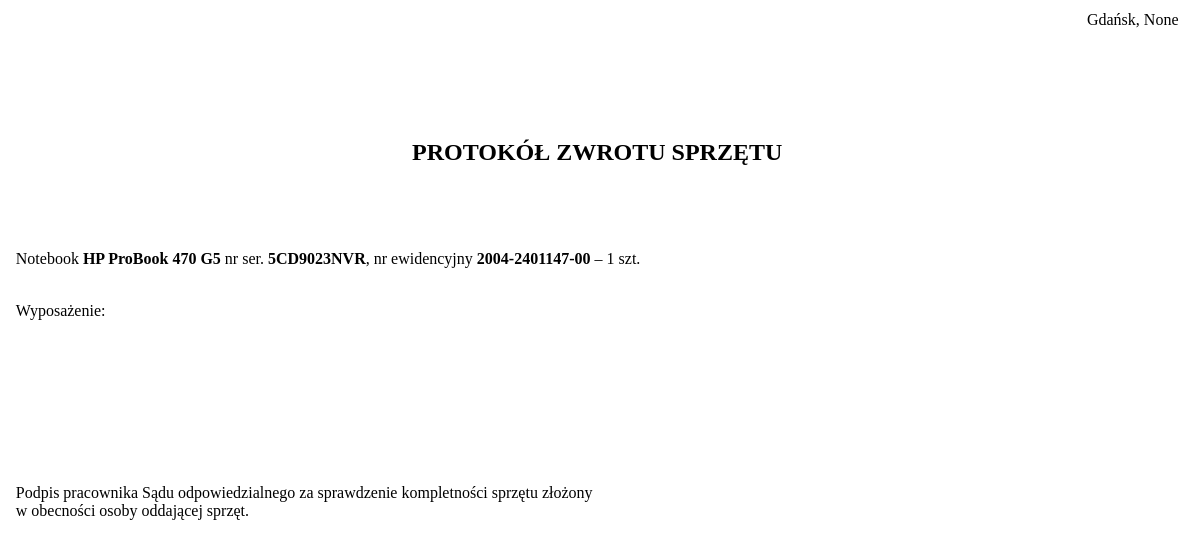
Page /zwrot/11 on the earlier database version.
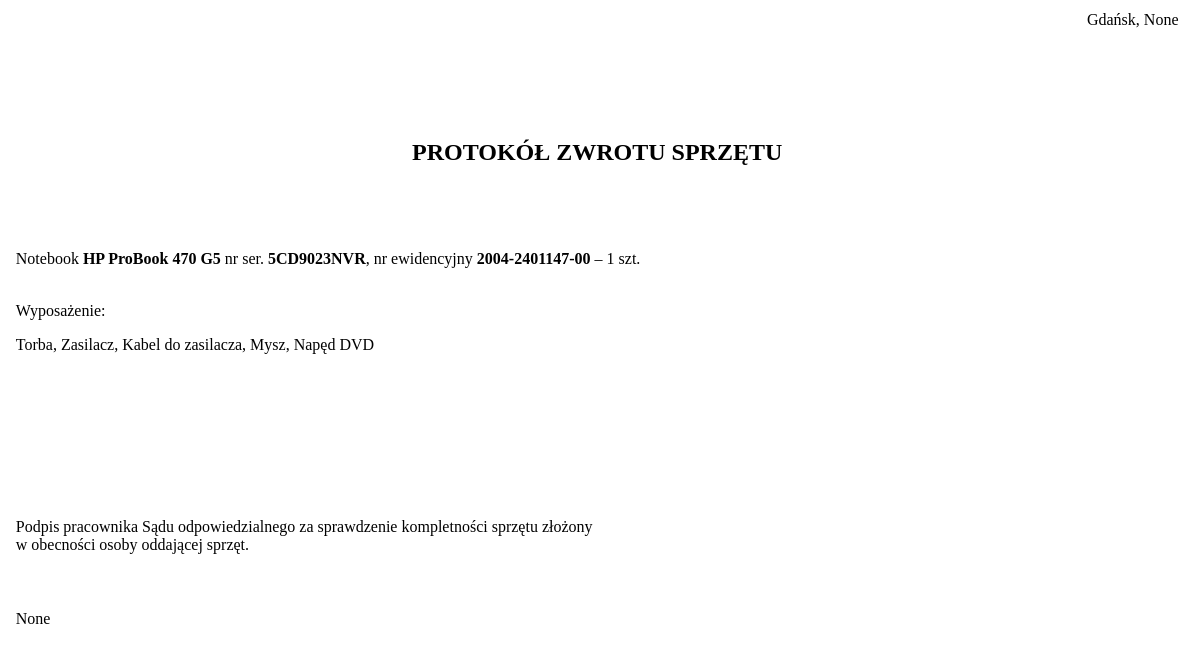
Same page on the later database version.
### tables this page shows
CREATE TABLE "ewidencja" (
	"id"	INTEGER NOT NULL,
	"nazwa"	VARCHAR(150) NOT NULL,
	"nrew"	VARCHAR(15) NOT NULL,
	"nrser"	VARCHAR(30) NOT NULL,
	"zdalna"	VARCHAR(3),
	"kod"	VARCHAR(30),
	"wyposazenie"	VARCHAR(200),
	"d_wydania"	DATETIME NOT NULL,
	"d_zwrotu"	DATETIME,
	"IT_wydal"	VARCHAR(60) NOT NULL,
	"IT_zwrot"	VARCHAR(60),
	"odb"	VARCHAR(60) NOT NULL,
	"Stanowisko"	VARCHAR(100) NOT NULL,
	"dzial"	VARCHAR(100) NOT NULL,
	"pok"	VARCHAR(6) NOT NULL,
	"wyd_uwagi"	VARCHAR(500),
	"zw_uwagi"	VARCHAR(500),
	"czyus"	INTEGER(1) NOT NULL DEFAULT 0,
	PRIMARY KEY("id" AUTOINCREMENT)
);

### app.py (the view)
@app.route('/zwrot/<id>')
def zwrot(id):
    db = get_db()
    sql_command = 'select * from ewidencja where ewidencja.id=?'
    zw_rec = db.execute(sql_command,(id,))
    db.commit()
    zw_rows = zw_rec.fetchall()
    db.close()
    return render_template('zwrot.html',id=id,zw_rows=zw_rows)

### app.py (called while the page is built)
def get_db():
    if not hasattr(g, 'sqlite_db'):
        connection = sqlite3.connect('ewidencja.db')
        connection.row_factory = sqlite3.Row
        g.sqlite_db = connection
    return g.sqlite_db

### templates/zwrot.html (shortened to what this page needs)
<!DOCTYPE html>
<html lang="pl">
<head>
</head>
<body onload="window.print()">
    {% for zw in zw_rows %}
    <div style="margin-left: 0.3rem; margin-right: 0.3rem; margin-bottom: 0.5rem;">
        <table style="margin-top: 6px; width: 100%;">
            <tbody style=" font-size: 16px;">
                    <tr>
                        <td colspan="5" style="text-align: right;">Gdańsk, {{ zw['d_zwrotu'] }}
                        </td>
                    </tr>
                    <tr>
                        <td colspan="5" style="text-align: center;"><h2><br><br>PROTOKÓŁ ZWROTU SPRZĘTU</h2>
                    </tr>
                    <tr>
                        <td colspan="5" style="text-align: left;"> Notebook <b>{{ zw['nazwa'] }}</b> nr ser. <b>{{ zw['nrser'] }}</b>, nr ewidencyjny <b>{{ zw['nrew'] }}</b> – 1 szt.
                            <br>
                            <br>
                            <p>Wyposażenie:</p>
                            {% if zw['wyposazenie'] is none %} {% else %} {{ zw['wyposazenie'] }} {% endif %}
                        </td>
                    </tr>
					<tr>
					<td colspan="5" style="text-align: left;">
					Podpis pracownika Sądu odpowiedzialnego za sprawdzenie kompletności sprzętu złożony<br>w obecności osoby oddającej sprzęt.
					<td>
					</tr>
                     <tr>
                        <td colspan="5" style="text-align: left;">
                        </td>
                    </tr>
                    <tr>
                        <td colspan="5">{{ zw['IT_zwrot'] }}</td>
                     </tr>
            </tbody>
        </table>
</div>
{% endfor %}
</body>
</html>

Differences in the rows shown:
changed ewidencja "HP ProBook 470 G5": wyposazenie (not shown) → "Torba, Zasilacz, Kabel do zasilacza, Mysz, Napęd DVD"; IT_zwrot (not shown) → "None"
